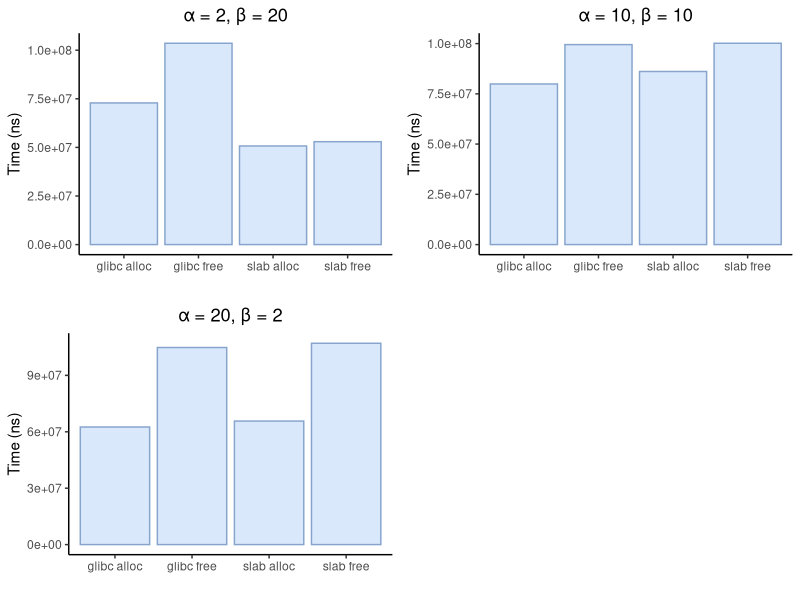
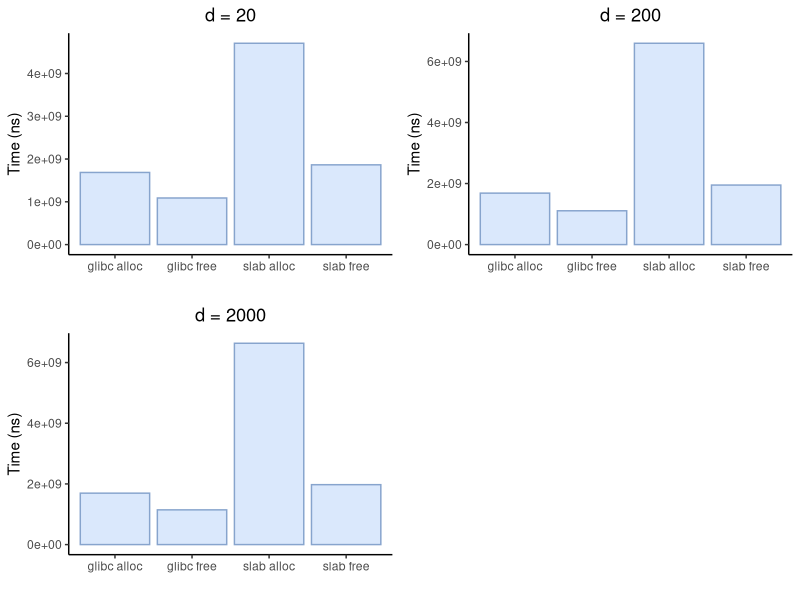
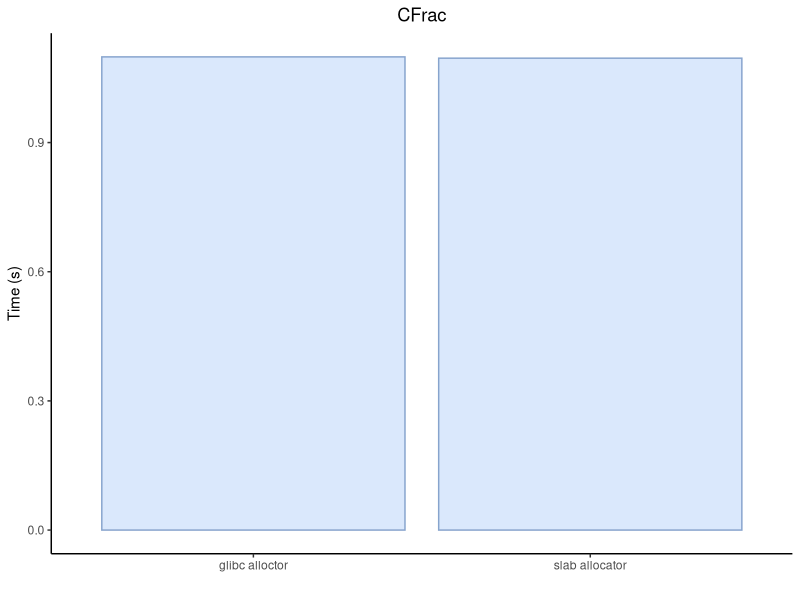
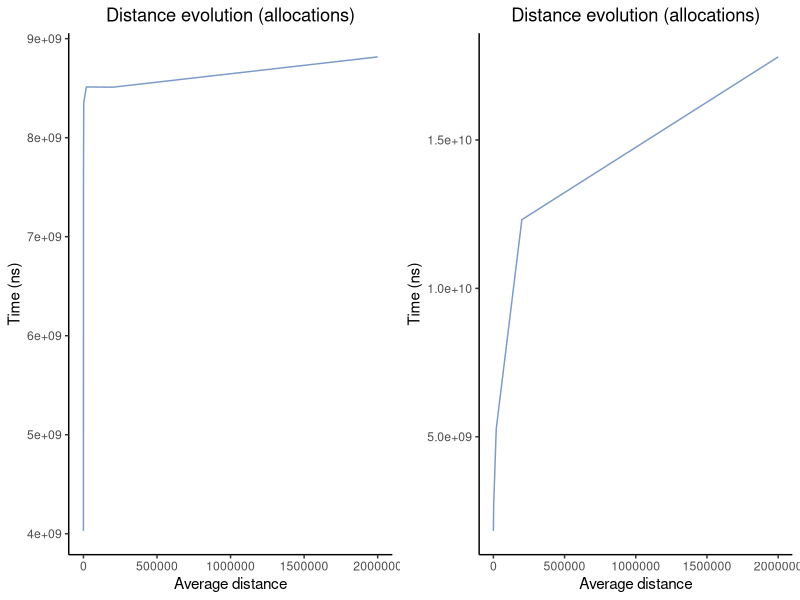

These charts were generated, in order, by the following R code:
library(cowplot)
library(ggplot2)

a2b20 = data.frame(
  name=c("glibc alloc", "glibc free", "slab alloc", "slab free"),
  value=c(72873162, 103571327, 50730320, 52936917)
)

a10b10 = data.frame(
  name=c("glibc alloc", "glibc free", "slab alloc", "slab free"),
  value=c(79901282, 99504954, 86121991, 100169212)
)

a20b2 = data.frame(
  name=c("glibc alloc", "glibc free", "slab alloc", "slab free"),
  value=c(62541873, 104819043, 65699973, 107080553)
)

p1 = ggplot(a2b20, aes(x=name, y=value)) + 
  geom_bar(stat = "identity", colour="#87a4cd", fill="#dae8fc") +
  ggtitle("α = 2, β = 20") +
  xlab("") + 
  ylab("Time (ns)") +
  theme_classic() + 
  theme(plot.title = element_text(hjust = 0.5))

p2 = ggplot(a10b10, aes(x=name, y=value)) + 
  geom_bar(stat = "identity", colour="#87a4cd", fill="#dae8fc") +
  ggtitle("α = 10, β = 10") +
  xlab("") + 
  ylab("Time (ns)") + 
  theme_classic() + 
  theme(plot.title = element_text(hjust = 0.5))


p3 = ggplot(a20b2, aes(x=name, y=value)) + 
  geom_bar(stat = "identity", colour="#87a4cd", fill="#dae8fc") +
  ggtitle("α = 20, β = 2") +
  xlab("") +
  ylab("Time (ns)") +
  theme_classic() +
  theme(plot.title = element_text(hjust = 0.5))


p4 = plot_grid(p1, p2, p3, labels=c("", "", ""), ncol=2, nrow=2)
sizedistrfile = "sizedistr.pdf"
save_plot(sizedistrfile, p4, ncol=2, nrow=2, base_asp=1.1, device=cairo_pdf)


d20 = data.frame(
  name=c("glibc alloc", "glibc free", "slab alloc", "slab free"),
  value=c(1686355545, 1089208619, 4706860645, 1864357995)
)

d200 = data.frame(
  name=c("glibc alloc", "glibc free", "slab alloc", "slab free"),
  value=c(1685756779, 1107479466, 6596187449, 1950222742)
)

d2000 = data.frame(
  name=c("glibc alloc", "glibc free", "slab alloc", "slab free"),
  value=c(1695083546, 1144882002, 6636479421, 1975314440)
)

p5 = ggplot(d20, aes(x=name, y=value)) + 
  geom_bar(stat = "identity", colour="#87a4cd", fill="#dae8fc") +
  ggtitle("d = 20") +
  xlab("") + 
  ylab("Time (ns)") +
  theme_classic() + 
  theme(plot.title = element_text(hjust = 0.5))

p6 = ggplot(d200, aes(x=name, y=value)) + 
  geom_bar(stat = "identity", colour="#87a4cd", fill="#dae8fc") +
  ggtitle("d = 200") +
  xlab("") + 
  ylab("Time (ns)") + 
  theme_classic() + 
  theme(plot.title = element_text(hjust = 0.5))


p7 = ggplot(d2000, aes(x=name, y=value)) + 
  geom_bar(stat = "identity", colour="#87a4cd", fill="#dae8fc") +
  ggtitle("d = 2000") +
  xlab("") +
  ylab("Time (ns)") +
  theme_classic() + 
  theme(plot.title = element_text(hjust = 0.5))

p8 = plot_grid(p5, p6, p7, labels=c("", "", ""), ncol=2, nrow=2)
randompatternfname = "randomapttern.pdf"
save_plot(randompatternfname, p8, ncol=2, nrow=2, base_asp=1.1, device=cairo_pdf)

cfrac = data.frame(
  name=c("glibc alloctor", "slab allocator"),
  value=c(1.099, 1.096)
)

p9 = ggplot(cfrac, aes(x=name, y=value)) + 
  geom_bar(stat = "identity", colour="#87a4cd", fill="#dae8fc") +
  ggtitle("CFrac") +
  xlab("") +
  ylab("Time (s)") +
  theme_classic() + 
  theme(plot.title = element_text(hjust = 0.5))
cfracfname = "cfrac.pdf"
save_plot(cfracfname, p9, ncol=2, nrow=2, base_asp=1.1, device=cairo_pdf)

distancevol = data.frame(
  x =       c(        20,        200,       2000,      20000,      200000,     2000000),
  alloc =   c(4028085636, 7501593222, 8354511011, 8512508232,  8510238906,  8816088437),
  dealloc = c(1827426859, 1932027530, 2703255631, 5264387499, 12315686735, 17798934838)
)

p10 = ggplot(distancevol, aes(x=x, y=alloc)) + 
  geom_line(colour="#7b9ac7") +
  ggtitle("Distance evolution (allocations)") +
  xlab("Average distance") +
  ylab("Time (ns)") +
  theme_classic() + 
  theme(plot.title = element_text(hjust = 0.5))

p11 = ggplot(distancevol, aes(x=x, y=dealloc)) + 
  geom_line(colour="#7b9ac7") +
  ggtitle("Distance evolution (allocations)") +
  xlab("Average distance") +
  ylab("Time (ns)") +
  theme_classic() + 
  theme(plot.title = element_text(hjust = 0.5))

p12 = plot_grid(p10, p11, labels=c("", ""), ncol=2, nrow=1)
save_plot("distancevol.pdf", p12, ncol=2, nrow=1, base_asp=1.1, device=cairo_pdf)
